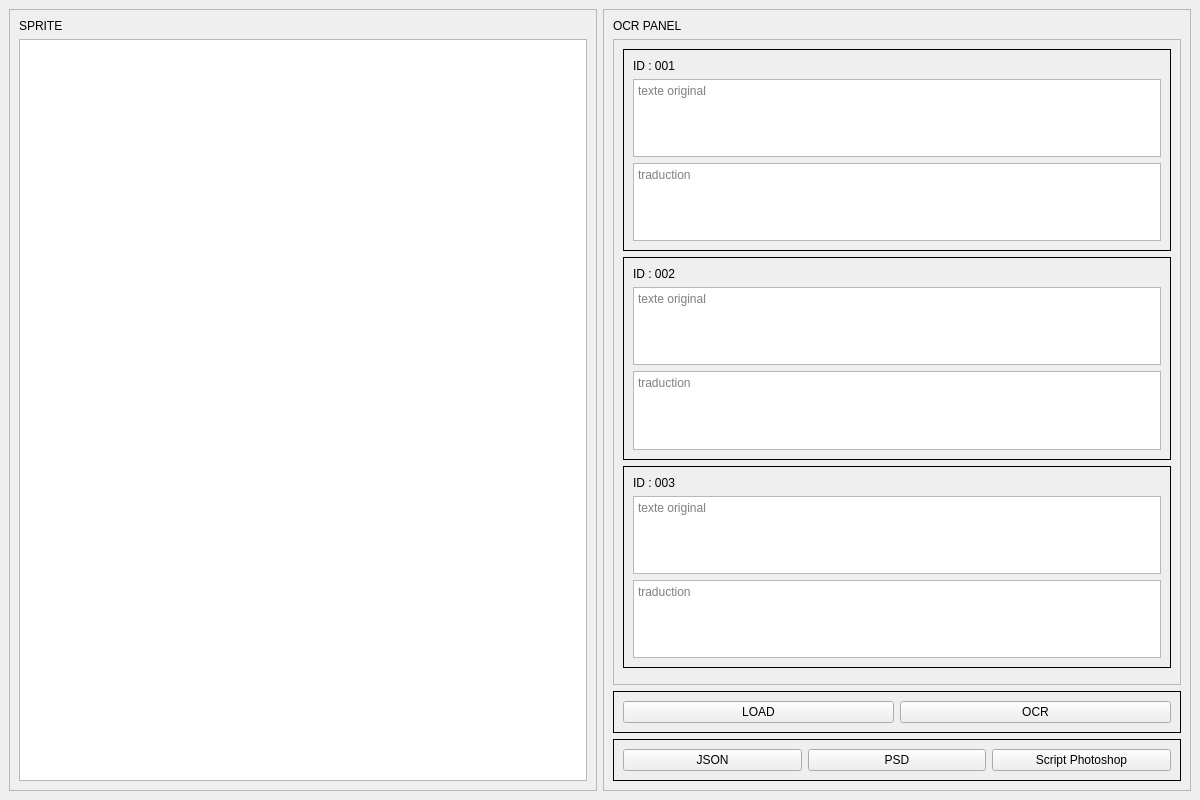
<?xml version="1.0" encoding="UTF-8"?>
<ui version="4.0">
    <class>OCRwindow</class>

    <widget class="QMainWindow" name="OCRwindow">
        <property name="geometry">
            <rect>
                <x>0</x>
                <y>0</y>
                <width>1200</width>
                <height>800</height>
            </rect>
        </property>

        <property name="windowTitle">
            <string>ToonTrad</string>
        </property>

        <widget class="QWidget" name="centralwidget">

            <layout class="QVBoxLayout" name="mainLayout">

                <!-- CONTENU PRINCIPAL -->
                <item>
                    <layout class="QHBoxLayout" name="contentLayout">

                        <!-- IMAGE MANGA -->
                        <item>
                            <widget class="QFrame" name="imagePanel">
                                <property name="frameShape">
                                    <enum>QFrame::StyledPanel</enum>
                                </property>

                                <layout class="QVBoxLayout">

                                    <item>
                                        <widget class="QLabel" name="imageTitle">
                                            <property name="text">
                                                <string>SPRITE</string>
                                            </property>
                                        </widget>
                                    </item>

                                    <item>
                                        <widget class="QGraphicsView" name="imageView"/>
                                    </item>

                                </layout>

                            </widget>
                        </item>

                        <!-- OCR PANEL -->
                        <item>
                            <widget class="QFrame" name="ocrPanel">

                                <property name="minimumWidth">
                                    <number>350</number>
                                </property>

                                <property name="frameShape">
                                    <enum>QFrame::StyledPanel</enum>
                                </property>

                                <layout class="QVBoxLayout">

                                    <!-- TITRE -->
                                    <item>
                                        <widget class="QLabel" name="ocrTitle">
                                            <property name="text">
                                                <string>OCR PANEL</string>
                                            </property>
                                        </widget>
                                    </item>

                                    <!-- SCROLL ZONE -->
                                    <item>
                                        <widget class="QScrollArea" name="ocrScroll">
                                            <property name="widgetResizable">
                                                <bool>true</bool>
                                            </property>

                                            <widget class="QWidget" name="ocrContent">

                                                <layout class="QVBoxLayout" name="ocrLayout">

                                                    <!-- OCR BLOCK 1 -->
                                                    <item>
                                                        <widget class="QFrame" name="ocrBlock1">
                                                            <property name="frameShape">
                                                                <enum>QFrame::Box</enum>
                                                            </property>

                                                            <layout class="QVBoxLayout">

                                                                <item>
                                                                    <widget class="QLabel" name="id1">
                                                                        <property name="text">
                                                                            <string>ID : 001</string>
                                                                        </property>
                                                                    </widget>
                                                                </item>

                                                                <item>
                                                                    <widget class="QTextEdit" name="originalText1">
                                                                        <property name="placeholderText">
                                                                            <string>texte original</string>
                                                                        </property>
                                                                    </widget>
                                                                </item>

                                                                <item>
                                                                    <widget class="QTextEdit" name="translationText1">
                                                                        <property name="placeholderText">
                                                                            <string>traduction</string>
                                                                        </property>
                                                                    </widget>
                                                                </item>

                                                            </layout>

                                                        </widget>
                                                    </item>

                                                    <!-- OCR BLOCK 2 -->
                                                    <item>
                                                        <widget class="QFrame" name="ocrBlock2">
                                                            <property name="frameShape">
                                                                <enum>QFrame::Box</enum>
                                                            </property>

                                                            <layout class="QVBoxLayout">

                                                                <item>
                                                                    <widget class="QLabel" name="id2">
                                                                        <property name="text">
                                                                            <string>ID : 002</string>
                                                                        </property>
                                                                    </widget>
                                                                </item>

                                                                <item>
                                                                    <widget class="QTextEdit" name="originalText2">
                                                                        <property name="placeholderText">
                                                                            <string>texte original</string>
                                                                        </property>
                                                                    </widget>
                                                                </item>

                                                                <item>
                                                                    <widget class="QTextEdit" name="translationText2">
                                                                        <property name="placeholderText">
                                                                            <string>traduction</string>
                                                                        </property>
                                                                    </widget>
                                                                </item>

                                                            </layout>

                                                        </widget>
                                                    </item>

                                                    <!-- OCR BLOCK 3 -->
                                                    <item>
                                                        <widget class="QFrame" name="ocrBlock3">
                                                            <property name="frameShape">
                                                                <enum>QFrame::Box</enum>
                                                            </property>

                                                            <layout class="QVBoxLayout">

                                                                <item>
                                                                    <widget class="QLabel" name="id3">
                                                                        <property name="text">
                                                                            <string>ID : 003</string>
                                                                        </property>
                                                                    </widget>
                                                                </item>

                                                                <item>
                                                                    <widget class="QTextEdit" name="originalText2">
                                                                        <property name="placeholderText">
                                                                            <string>texte original</string>
                                                                        </property>
                                                                    </widget>
                                                                </item>

                                                                <item>
                                                                    <widget class="QTextEdit" name="translationText2">
                                                                        <property name="placeholderText">
                                                                            <string>traduction</string>
                                                                        </property>
                                                                    </widget>
                                                                </item>

                                                            </layout>

                                                        </widget>
                                                    </item>

                                                    <item>
                                                        <spacer name="verticalSpacer">
                                                            <property name="orientation">
                                                                <enum>Qt::Vertical</enum>
                                                            </property>
                                                        </spacer>
                                                    </item>

                                                </layout>

                                            </widget>

                                        </widget>
                                    </item>

                                    <!-- BOUTONS -->
                                    <item>
                                        <widget class="QFrame" name="buttonsFrame">
                                            <property name="styleSheet">
                                                <string>QFrame { border: 0.5px solid black; }</string>
                                            </property>
                                            <property name="frameShape">
                                                <enum>QFrame::Box</enum>
                                            </property>

                                            <layout class="QHBoxLayout">

                                                <item>
                                                    <widget class="QPushButton" name="btnLoad">
                                                        <property name="text">
                                                            <string>LOAD</string>
                                                        </property>
                                                    </widget>
                                                </item>

                                                <item>
                                                    <widget class="QPushButton" name="btnOCR">
                                                        <property name="text">
                                                            <string>OCR</string>
                                                        </property>
                                                    </widget>
                                                </item>

                                            </layout>
                                        </widget>
                                    </item>

                                    <!-- EXPORT -->
                                    <item>
                                        <widget class="QFrame" name="exportFrame">
                                            <property name="styleSheet">
                                                <string>QFrame { border: 0.5px solid black; }</string>
                                            </property>
                                            <property name="frameShape">
                                                <enum>QFrame::Box</enum>
                                            </property>

                                            <layout class="QHBoxLayout">

                                                <item>
                                                    <widget class="QPushButton" name="btnExportJSON">
                                                        <property name="text">
                                                            <string>JSON</string>
                                                        </property>
                                                    </widget>
                                                </item>

                                                <item>
                                                    <widget class="QPushButton" name="btnExportPSD">
                                                        <property name="text">
                                                            <string>PSD</string>
                                                        </property>
                                                    </widget>
                                                </item>

                                                <item>
                                                    <widget class="QPushButton" name="btnExportScript">
                                                        <property name="text">
                                                            <string>Script Photoshop</string>
                                                        </property>
                                                    </widget>
                                                </item>

                                            </layout>

                                        </widget>
                                    </item>

                                </layout>

                            </widget>
                        </item>

                    </layout>
                </item>

            </layout>

        </widget>

    </widget>

    <resources/>
    <connections/>
</ui>
